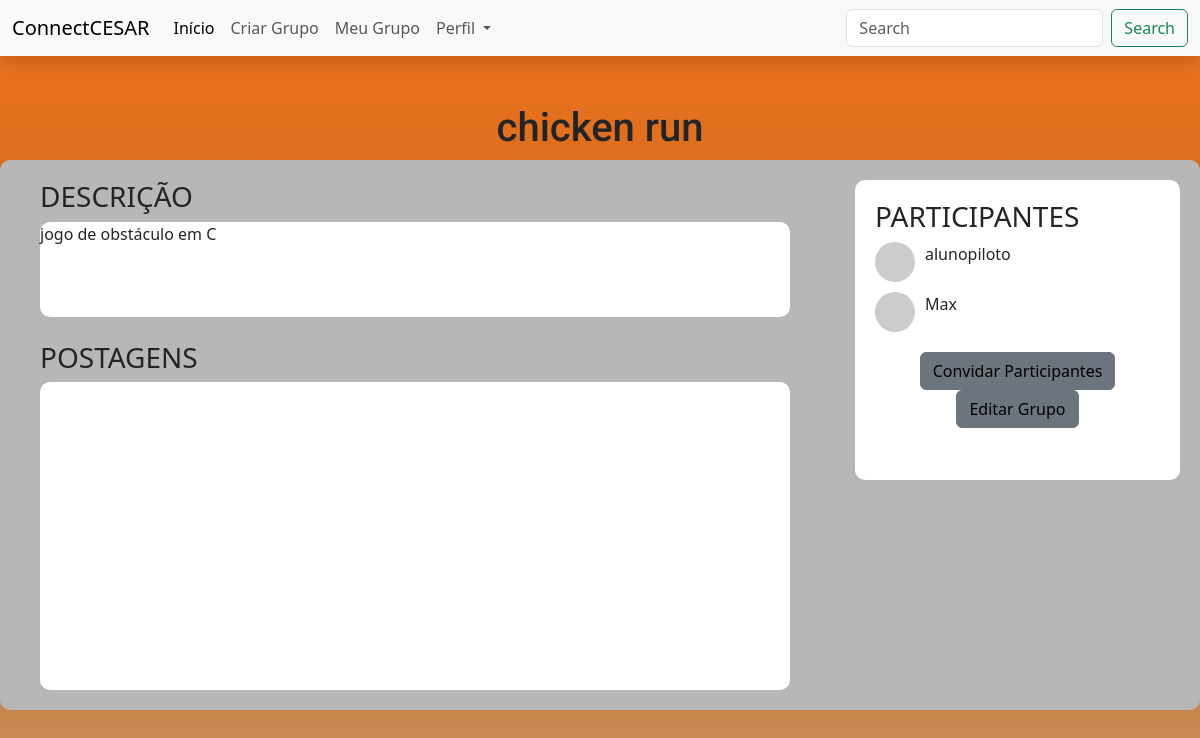
The page /meugrupo/ (signed in) on the database as committed earlier.
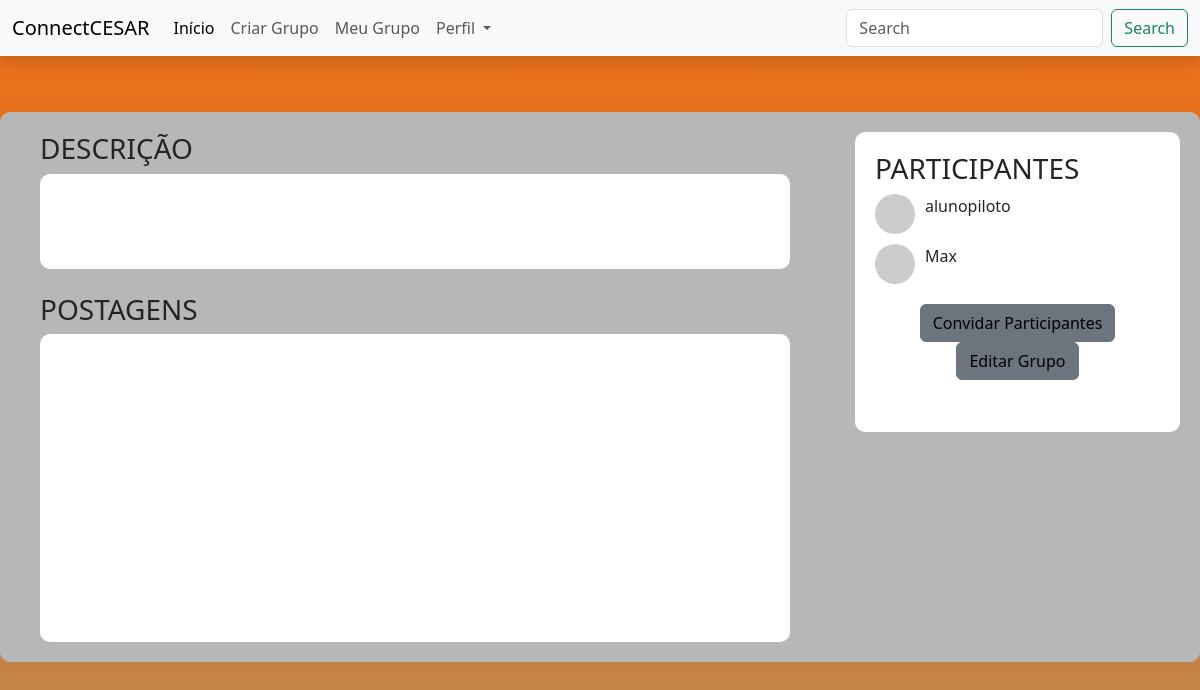
The same page on the database as committed later.
### ccapp/models.py (models this page shows)
class Grupo(models.Model):
    id_grupo = models.AutoField(primary_key=True)
    nome_grupo = models.CharField(max_length=255)
    descricao_grupo = models.TextField()
    periodo_grupo = models.CharField(max_length=255)
    foto_grupo = models.ImageField(upload_to='imagens/', null=True, blank=True)
    criado_em = models.DateTimeField(auto_now_add=True)
    atualizado_em = models.DateTimeField(auto_now=True)

### ccapp/views.py (the view)
# urls.py: path('meugrupo/', views.meugrupo, name="meugrupo"),
def meugrupo(request):
    grupo_id = request.session.get('grupo_id', None)
    if grupo_id is None:
        return render(request, 'grupo_nao_pertence.html')
    try:
        grupo = Grupo.objects.get(id_grupo=grupo_id)
    except Grupo.DoesNotExist:
        return render(request, 'grupo_inexistente.html')
    if 'pessoa_id' in request.session:
        pessoa_id = request.session['pessoa_id']
        pessoa = Pessoa.objects.get(id_usuario=pessoa_id)
        nome_usuario = pessoa.nome
        if pessoa.grupo_criado == grupo:
            context = {
                'nome_usuario': nome_usuario,
                'grupo': grupo,
            }
            return render(request, 'meugrupo.html', context)
        return render(request, 'grupo_sem_acesso.html')

### templates/meugrupo.html
{% include "navbar.html" %} {% include "main.html" %}
<h1 class="meugrupo" style="text-align: center">{{ grupo.nome_grupo }}</h1>
<div
  style="
    background-color: #b8b7b7;
    padding: 20px;
    border-radius: 10px;
    max-width: 1300px;
    margin: 0 auto;
    display: flex;
    flex-direction: row;
    justify-content: space-between;
    height: 550px;
  "
>
  <div style="display: flex; flex-direction: column; align-items: flex-start">
    <h3 style="margin-left: 20px">DESCRIÇÃO</h3>
    <div
      style="
        background-color: white;
        width: 750px;
        height: 100px;
        border-radius: 10px;
        margin-left: 20px;
      "
    >
      {{grupo.descricao_grupo}}
    </div>
    <br />
    <h3 style="margin-left: 20px">POSTAGENS</h3>
    <div
      style="
        background-color: white;
        width: 750px;
        height: 323px;
        border-radius: 10px;
        margin-left: 20px;
      "
    ></div>
  </div>
  <div
    style="
      background-color: white;
      width: 325px;
      height: 300px;
      border-radius: 10px;
      padding: 20px;
    "
  >
    <h3>PARTICIPANTES</h3>
    <div class="participant">
      <img
        src="http://avatars.dicebear.com/api/open-peeps/stefan.svg"
        alt="Você"
      />
      <p>{{ nome_usuario }}</p>
    </div>
    <div class="participant">
      <img
        src="https://api.dicebear.com/7.x/adventurer/svg?seed=Max"
        alt="Participante 2"
      />
      <p>Max</p>
    </div>
    <div style="margin-top: 20px; text-align: center">
      <button type="button" class="btn btn-secondary" style="color: black">
        Convidar Participantes
      </button>
      <a href="{% url 'editar_grupo' grupo_id=grupo.id_grupo %}">
      <button type="button" class="btn btn-secondary" style="color: black" id="editargrupo">
        Editar Grupo
      </button>
    </a>
    </div>
  </div>
</div>

Rows that differ between the two databases and show on the page:
no longer on this page (row edited): Grupo: nome_grupo "chicken run", descricao_grupo "jogo de obstáculo em C"
